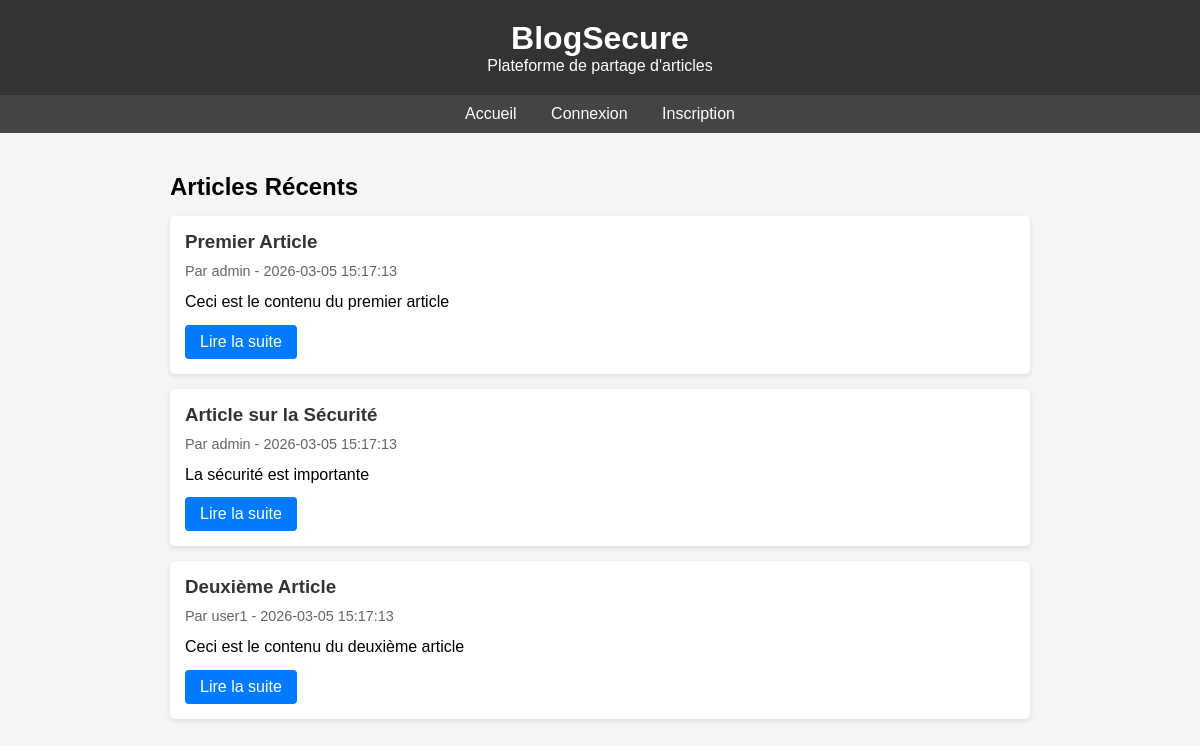
The page / on the database its author committed.
### tables this page shows
CREATE TABLE articles (
    id INT AUTO_INCREMENT PRIMARY KEY,
    user_id INT NOT NULL,
    title VARCHAR(255) NOT NULL,
    content TEXT NOT NULL,
    created_at TIMESTAMP DEFAULT CURRENT_TIMESTAMP,
    FOREIGN KEY (user_id) REFERENCES users(id) ON DELETE CASCADE
);

CREATE TABLE users (
    id INT AUTO_INCREMENT PRIMARY KEY,
    username VARCHAR(100) NOT NULL UNIQUE,
    email VARCHAR(100) NOT NULL UNIQUE,
    password VARCHAR(255) NOT NULL,
    created_at TIMESTAMP DEFAULT CURRENT_TIMESTAMP
);

### auth.php (called while the page is built, shortened)
<?php
function isLoggedIn() {
    return isset($_SESSION['user_id']);
}
?>

### index.php (the view, shortened to what this page needs)
<?php
require 'auth.php';
?>
<!DOCTYPE html>
<html lang="fr">
<head>
</head>
<body>
    <header>
        <h1>BlogSecure</h1>
        <p>Plateforme de partage d'articles</p>
    </header>
    <nav>
        <a href="index.php">Accueil</a>
        <?php if (!isLoggedIn()): ?>
            <a href="login.php">Connexion</a>
            <a href="register.php">Inscription</a>
        <?php else: ?>
            <a href="create_article.php">Nouvel Article</a>
            <a href="auth.php?logout=1">Déconnexion</a>
        <?php endif; ?>
    </nav>
    <div class="container">
        <h2>Articles Récents</h2>
        <?php
        $sql = "SELECT articles.*, users.username FROM articles
                JOIN users ON articles.user_id = users.id
                ORDER BY articles.created_at DESC";
        $result = $conn->query($sql);
        if ($result && $result->num_rows > 0) {
            while ($article = $result->fetch_assoc()) {
                echo '<div class="article">';
                echo '<h3>' . $article['title'] . '</h3>';
                echo '<div class="meta">Par ' . $article['username'] . ' - ' . $article['created_at'] . '</div>';
                echo '<p>' . $article['content'] . '</p>';
                echo '<a href="article.php?id=' . $article['id'] . '" class="btn">Lire la suite</a>';
                echo '</div>';
            }
        } else {
            echo '<p>Aucun article trouvé.</p>';
        }
        ?>
    </div>
</body>
</html>

### index.php (style rules this page uses)
* { margin: 0; padding: 0; box-sizing: border-box; }
body { font-family: Arial, sans-serif; background-color: #f5f5f5; }
header { background-color: #333; color: white; padding: 20px; text-align: center; }
nav { background-color: #444; padding: 10px; text-align: center; }
nav a { color: white; margin: 0 15px; text-decoration: none; }
.container { max-width: 900px; margin: 20px auto; padding: 20px; }
.article { background: white; margin: 15px 0; padding: 15px; border-radius: 5px; box-shadow: 0 2px 5px rgba(0,0,0,0.1); }
.article h3 { margin-bottom: 10px; color: #333; }
.article .meta { color: #666; font-size: 0.9em; margin-bottom: 10px; }
.article p { line-height: 1.6; }
.btn { display: inline-block; padding: 8px 15px; background-color: #007bff; color: white; text-decoration: none; border-radius: 4px; margin-top: 10px; }

### rows shown on the page
articles: title "Premier Article", user.username "admin", created_at "2026-03-05 15:17:13", content "Ceci est le contenu du premier article"
articles: title "Article sur la Sécurité", user.username "admin", created_at "2026-03-05 15:17:13", content "La sécurité est importante"
articles: title "Deuxième Article", user.username "user1", created_at "2026-03-05 15:17:13", content "Ceci est le contenu du deuxième article"
